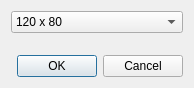
<?xml version="1.0" encoding="UTF-8"?>
<ui version="4.0">
 <class>ResDlg</class>
 <widget class="QDialog" name="ResDlg">
  <property name="geometry">
   <rect>
    <x>0</x>
    <y>0</y>
    <width>194</width>
    <height>88</height>
   </rect>
  </property>
  <property name="windowTitle">
   <string>Dialog</string>
  </property>
  <layout class="QVBoxLayout" name="verticalLayout">
   <item>
    <widget class="QComboBox" name="res">
     <property name="currentIndex">
      <number>2</number>
     </property>
     <item>
      <property name="text">
       <string>60 x 40</string>
      </property>
     </item>
     <item>
      <property name="text">
       <string>80 x 60</string>
      </property>
     </item>
     <item>
      <property name="text">
       <string>120 x 80</string>
      </property>
     </item>
     <item>
      <property name="text">
       <string>160 x 120</string>
      </property>
     </item>
     <item>
      <property name="text">
       <string>320 x 240</string>
      </property>
     </item>
     <item>
      <property name="text">
       <string>400 x 300</string>
      </property>
     </item>
     <item>
      <property name="text">
       <string>512 x 384</string>
      </property>
     </item>
     <item>
      <property name="text">
       <string>640 x 480</string>
      </property>
     </item>
     <item>
      <property name="text">
       <string>800 x 600</string>
      </property>
     </item>
    </widget>
   </item>
   <item>
    <spacer name="verticalSpacer">
     <property name="orientation">
      <enum>Qt::Vertical</enum>
     </property>
     <property name="sizeHint" stdset="0">
      <size>
       <width>20</width>
       <height>1</height>
      </size>
     </property>
    </spacer>
   </item>
   <item>
    <widget class="QDialogButtonBox" name="buttonBox">
     <property name="orientation">
      <enum>Qt::Horizontal</enum>
     </property>
     <property name="standardButtons">
      <set>QDialogButtonBox::Cancel|QDialogButtonBox::Ok</set>
     </property>
    </widget>
   </item>
  </layout>
 </widget>
 <resources/>
 <connections>
  <connection>
   <sender>buttonBox</sender>
   <signal>accepted()</signal>
   <receiver>ResDlg</receiver>
   <slot>accept()</slot>
   <hints>
    <hint type="sourcelabel">
     <x>248</x>
     <y>254</y>
    </hint>
    <hint type="destinationlabel">
     <x>157</x>
     <y>274</y>
    </hint>
   </hints>
  </connection>
  <connection>
   <sender>buttonBox</sender>
   <signal>rejected()</signal>
   <receiver>ResDlg</receiver>
   <slot>reject()</slot>
   <hints>
    <hint type="sourcelabel">
     <x>316</x>
     <y>260</y>
    </hint>
    <hint type="destinationlabel">
     <x>286</x>
     <y>274</y>
    </hint>
   </hints>
  </connection>
 </connections>
</ui>
